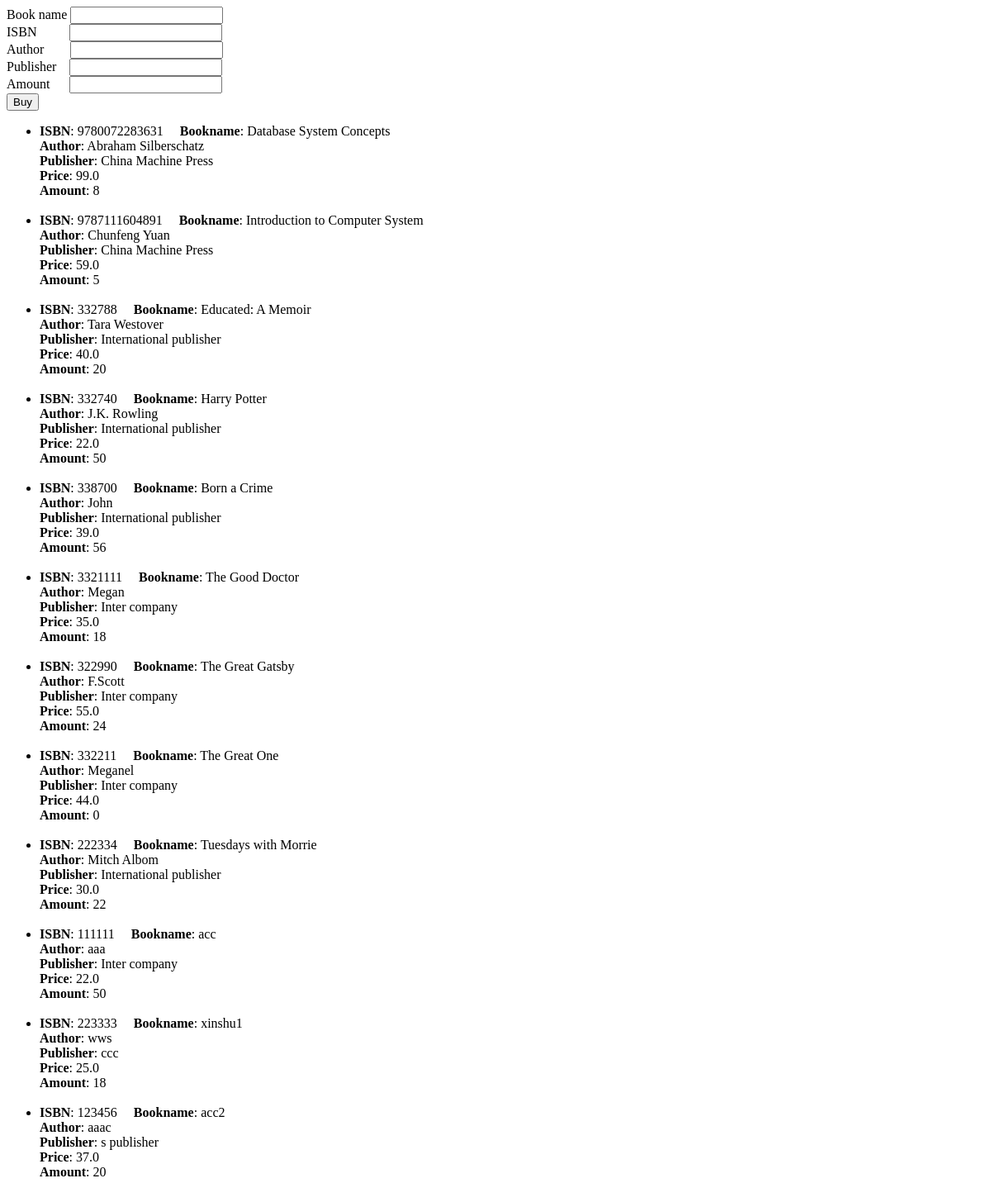
Before: /library/user/1/buy with the older database file.
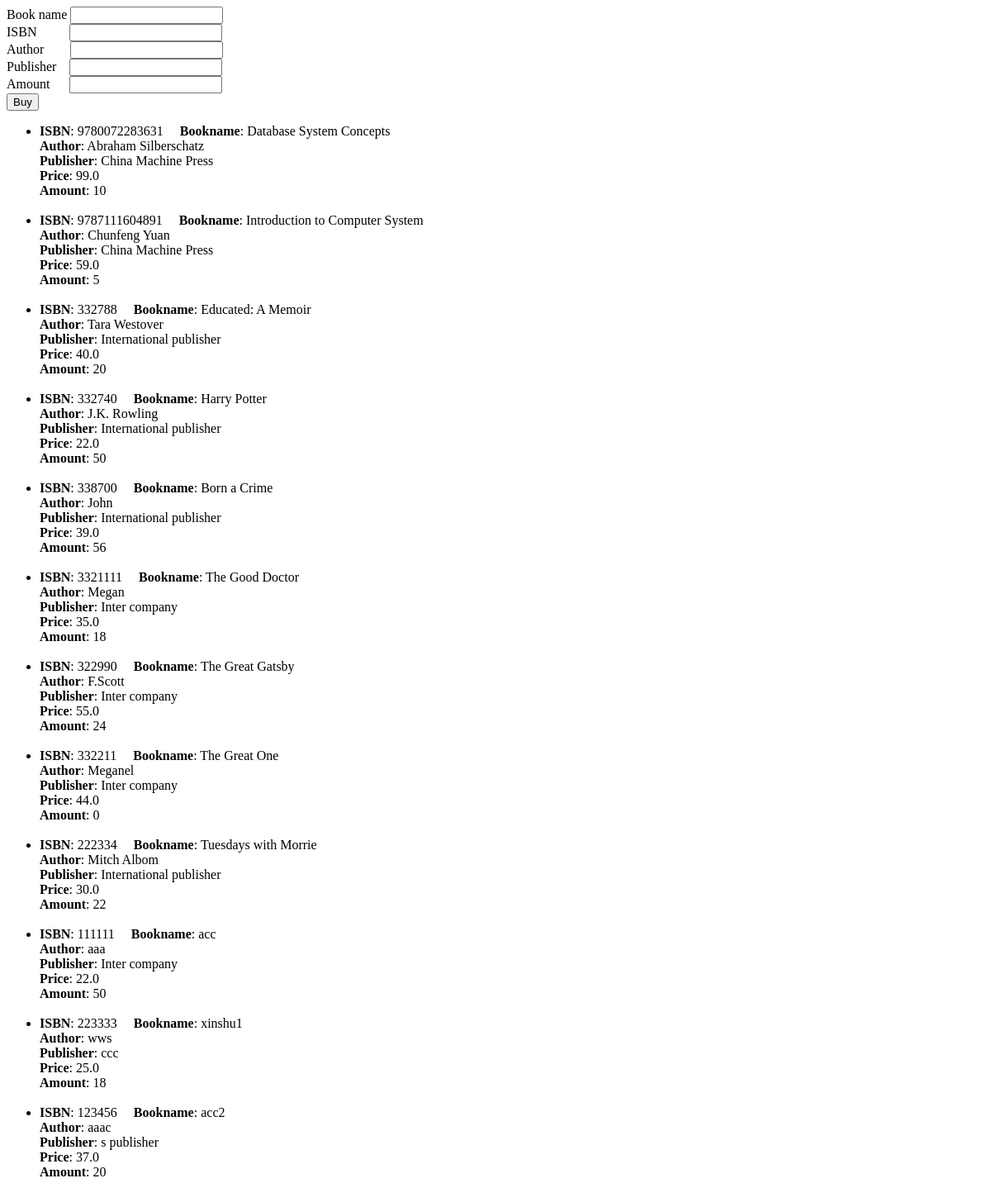
After: the same page with the newer database file.
### Library/models.py (models this page shows)
class Book(models.Model):
    ISBN = models.CharField(max_length=16)
    bookname = models.CharField(max_length=32)
    author = models.CharField(max_length=16, null=True)
    publisher = models.CharField(max_length=32, null=True)
    price = models.FloatField(null=False, default=0)
    amount = models.IntegerField(null=False, default=0)

### Library/views.py (the view, shortened to what this page needs)
# urls.py: path('user/<int:id>/buy', views.user_buy, name='user_buy'),
def user_buy(request, id):
    books = Book.objects.all()
    if request.method == "GET":
        data = {
            "title": "Add",
            "id": id,
            "books": books,
        }
        return render(request, 'user_buy.html', context=data)

### Library/templates/user_buy.html (shortened to what this page needs)
<!DOCTYPE html>
<html lang="en">
<head>
</head>
<body>
<form action="{% url 'library:user_buy' id=id %}" method="post" enctype="multipart/form-data">{% csrf_token %}
    <div class="form-group">
        <label for="book_name">Book name</label>
        <input type="text" name="book_name" class="form-control" id="book_name">
    </div>
    <div class="form-group">
        <label for="isbn">ISBN&nbsp&nbsp&nbsp&nbsp&nbsp&nbsp&nbsp&nbsp&nbsp</label>
        <input type="text" name="isbn" class="form-control" id="isbn">
    </div>
    <div class="form-group">
        <label for="author">Author&nbsp&nbsp&nbsp&nbsp&nbsp&nbsp&nbsp</label>
        <input type="text" name="author" class="form-control" id="author">
    </div>
    <div class="form-group">
        <label for="publisher">Publisher&nbsp&nbsp&nbsp</label>
        <input type="text" name="publisher" class="form-control" id="publisher">
    </div>
    <div class="form-group">
        <label for="amount">Amount&nbsp&nbsp&nbsp&nbsp&nbsp</label>
        <input type="text" name="amount" class="form-control" id="amount">
    </div>
    <button type="submit">Buy</button>
</form>
<ul>
    {% for book in books %}
        <li><strong>ISBN</strong>: {{ book.ISBN }}&nbsp&nbsp&nbsp&nbsp
            <strong>Bookname</strong>: {{ book.bookname }}<br/>
            <strong>Author</strong>: {{ book.author }}<br/>
            <strong>Publisher</strong>: {{ book.publisher }}<br/>
            <strong>Price</strong>: {{ book.price }}<br/>
            <strong>Amount</strong>: {{ book.amount }}<br/><br/>
        </li>
    {% endfor %}
</ul>
</body>
</html>

Changed rows visible on the page:
changed Book "Database System Concepts": amount "8" → "10"
